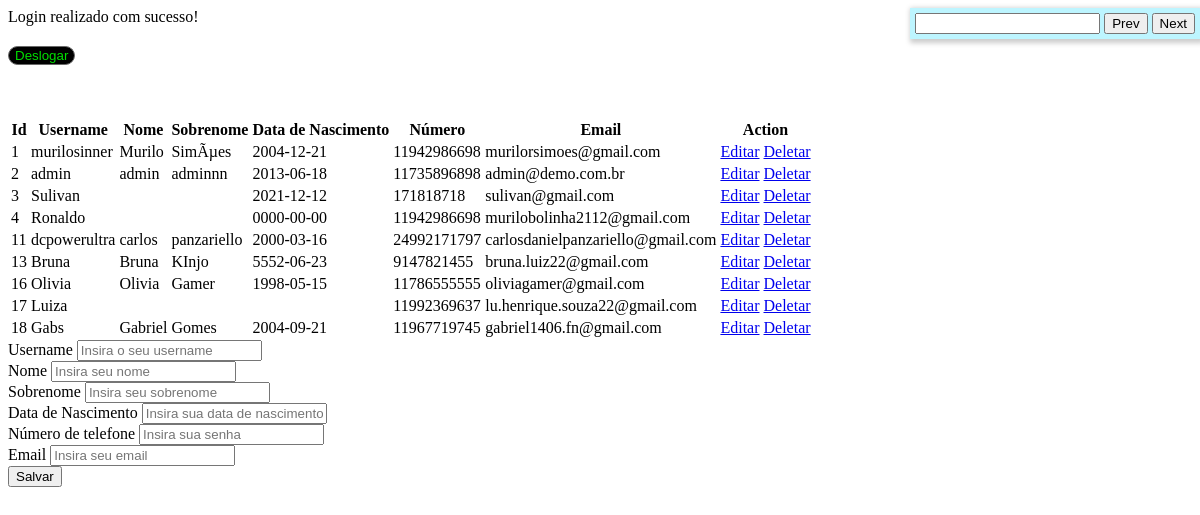
The page /crud/admin.php (signed in) on the database its author committed.
### tables this page shows
CREATE TABLE `cadastro` (
  `id` int(11) NOT NULL,
  `username` varchar(30) NOT NULL,
  `nome` varchar(50) DEFAULT NULL,
  `sobrenome` varchar(100) DEFAULT NULL,
  `data_nascimento` date DEFAULT NULL,
  `numero_telefone` bigint(12) NOT NULL,
  `rua` varchar(100) DEFAULT NULL,
  `numero_casa` int(5) DEFAULT NULL,
  `email` varchar(255) NOT NULL,
  `senha` varchar(20) NOT NULL,
  `photo` varchar(255) DEFAULT NULL
);

### crud/processo.php (called while the page is built, shortened)
<?php
$update = false;
$email = '';
$username = '';
$nome = '';
$sobrenome='';
$data='';
$numero='';

### crud/admin.php (the view, shortened to what this page needs)
<!DOCTYPE html>
<html lang="pt_br">
<head>
    <link rel="stylesheet" href="https://stackpath.bootstrapcdn.com/bootstrap/4.4.1/css/bootstrap.min.css"integrity="sha384-Vkoo8x4CGsO3+Hhxv8T/Q5PaXtkKtu6ug5TOeNV6gBiFeWPGFN9MuhOf23Q9Ifjh"></link>
    <link rel="stylesheet" type="text/css" href="../css/busca.css">
</head>
<body>
<div class="find-in-document-container">
  <input type="text" id="txt-to-find" value="" oninput="findInDocument({position: 0})"/>
  <input type="button" value="Prev" onclick="findInDocument({position: -1})"/>
  <input type="button" value="Next" onclick="findInDocument({position: 1})"/>
</div>
    <?php require_once 'processo.php';
    ?>
    <?php
    if(isset($_SESSION['mensagem'])):?>
    <div class="alert alert-<?=$_SESSION['msg_type']?>">
        <?php
            echo $_SESSION['mensagem'];
        ?>
        </div>
        <?php endif?>
    <div class="container">
    <?php
        $mysqli = new mysqli('localhost', 'topzjuxz_highshoes', 'highshoes@2021', 'topzjuxz_highshoes') or die(mysqli_error($mysqli));
        $resultado = $mysqli->query("SELECT * FROM cadastro") or die($mysqli->error);
        ?>
        <a href="logout.php" id="deslogar"><button id="deslogar">Deslogar</button></a>
        <div id="tabela"class="row justify-content-center">
        <table class="table">
            <thead>
                <tr>
                    <th>Id</th>
                    <th>Username</th>
                    <th>Nome</th>
                    <th>Sobrenome</th>
                    <th>Data de Nascimento</th>
                    <th>Número</th>
                    <th>Email</th>
                    <th colspan="2">Action</th>
                </tr>
            </thead>
            <?php
                while($row = $resultado->fetch_assoc()):?>
                <tr>
                    <td><?php echo $row['id'];?></td>
                    <td><?php echo $row['username'];?></td>
                    <td><?php echo $row['nome'];?></td>
                    <td><?php echo $row['sobrenome'];?></td>
                    <td><?php echo $row['data_nascimento'];?></td>
                    <td><?php echo $row['numero_telefone'];?></td>
                    <td><?php echo $row['email'];?></td>
                    <td>
                        <a href="admin.php?edit=<?php echo $row['id']; ?>"
                        class="btn btn-info">Editar</a>
                        <a href="processo.php?delete=<?php echo $row['id']; ?>"
                        class="btn btn-danger">Deletar</a>
                    </td>
                </tr>
                <?php endwhile;?>
        </table>
        </div>
    <div class="row justify-content-center">
    <form action="processo.php" method="POST">
    <div class ="form-group">
    <label>Username</label>
    <input type="username" name="username" value="<?php echo $username; ?>" class="form-control" placeholder="Insira o seu username">
    </div>
    <div class="form-group">
    <label>Nome</label>
    <input type="text" name="nome" value="<?php echo $nome; ?>" class="form-control" placeholder="Insira seu nome">
    </div>
    <div class="form-group">
    <label>Sobrenome</label>
    <input type="text" name="sobrenome" value="<?php echo $sobrenome; ?>" class="form-control" placeholder="Insira seu sobrenome">
    </div>
    <div class="form-group">
    <label>Data de Nascimento</label>
    <input type="text" name="data_nascimento" value="<?php echo $data; ?>" class="form-control" placeholder="Insira sua data de nascimento">
    </div>
    <div class="form-group">
    <label>Número de telefone</label>
    <input type="text" name="numero_telefone" value="<?php echo $numero; ?>" class="form-control" placeholder="Insira sua senha">
    </div>
    <div class="form-group">
    <label>Email</label>
    <input type="text" name="email" value="<?php echo $email; ?>" class="form-control" placeholder="Insira seu email">
    </div>
    <div class="form-group">
        <?php
            if($update==true):
        ?>
        <button type="submit" class="btn btn-info" name="update">Alterar</button>
        <?php else:?>
    <button type="submit" class="btn btn-primary" name="save">Salvar</button>
    <?php endif; ?>
    </div>
    </form>
    </div>
</div>
</body>
</html>

### css/busca.css (style rules this page uses)
.find-in-document-container { background-color: rgb(189, 245, 255); box-shadow: 2px 2px 5px 2px #ccc; padding: 5px; position: fixed; right: 0; width: auto; z-index: 9999; }
div#tabela { padding-top:53px; }

### crud/admin.php (style rules this page uses)
button#deslogar { margin-top:20px;color:#00de00; background-color:#000000; border-color:#696969; border-style:solid; border-radius:10px; border-width:1px; }

### rows shown on the page
cadastro: id "1", username "murilosinner", nome "Murilo", sobrenome "SimÃµes", data_nascimento "2004-12-21", numero_telefone "11942986698", email "murilorsimoes@gmail.com"
cadastro: id "2", username "admin", nome "admin", sobrenome "adminnn", data_nascimento "2013-06-18", numero_telefone "11735896898", email "admin@demo.com.br"
cadastro: id "3", username "Sulivan", data_nascimento "2021-12-12", numero_telefone "171818718", email "sulivan@gmail.com"
cadastro: id "4", username "Ronaldo", data_nascimento "0000-00-00", numero_telefone "11942986698", email "murilobolinha2112@gmail.com"
cadastro: id "11", username "dcpowerultra", nome "carlos", sobrenome "panzariello", data_nascimento "2000-03-16", numero_telefone "24992171797", email "carlosdanielpanzariello@gmail.com"
cadastro: id "13", username "Bruna", nome "Bruna", sobrenome "KInjo", data_nascimento "5552-06-23", numero_telefone "9147821455", email "bruna.luiz22@gmail.com"
cadastro: id "16", username "Olivia", nome "Olivia", sobrenome "Gamer", data_nascimento "1998-05-15", numero_telefone "11786555555", email "oliviagamer@gmail.com"
cadastro: id "17", username "Luiza", numero_telefone "11992369637", email "lu.henrique.souza22@gmail.com"
cadastro: id "18", username "Gabs", nome "Gabriel", sobrenome "Gomes", data_nascimento "2004-09-21", numero_telefone "11967719745", email "gabriel1406.fn@gmail.com"

### other values the page prints
$_SESSION['mensagem'] "Login realizado com sucesso!"
